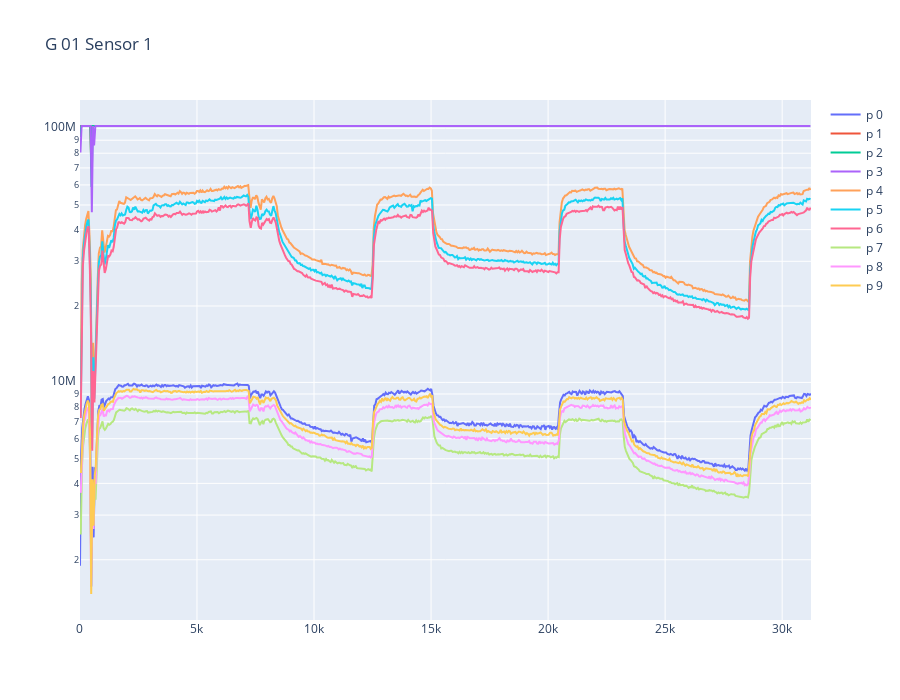

Source (notebook cell):
### Code cell
plot_sensor_it("G 01", s_01, 1)

### Figure 1 — Plotly figure (JSON) as saved in the notebook; plotly's stock layout.template omitted (floating-point values rounded to 4 significant figures; data arrays with more than 128 entries replaced by an {"elided": "..."} marker saying what was removed)
{"data": [{"mode": "lines", "name": "p 0", "type": "scatter", "x": {"elided": "642 int values"}, "y": {"elided": "642 float values"}}, {"mode": "lines", "name": "p 1", "type": "scatter", "x": {"elided": "641 int values"}, "y": {"elided": "641 int values"}}, {"mode": "lines", "name": "p 2", "type": "scatter", "x": {"elided": "641 int values"}, "y": {"elided": "641 int values"}}, {"mode": "lines", "name": "p 3", "type": "scatter", "x": {"elided": "641 int values"}, "y": {"elided": "641 int values"}}, {"mode": "lines", "name": "p 4", "type": "scatter", "x": {"elided": "641 int values"}, "y": {"elided": "641 float values"}}, {"mode": "lines", "name": "p 5", "type": "scatter", "x": {"elided": "641 int values"}, "y": {"elided": "641 float values"}}, {"mode": "lines", "name": "p 6", "type": "scatter", "x": {"elided": "641 int values"}, "y": {"elided": "641 float values"}}, {"mode": "lines", "name": "p 7", "type": "scatter", "x": {"elided": "640 int values"}, "y": {"elided": "640 float values"}}, {"mode": "lines", "name": "p 8", "type": "scatter", "x": {"elided": "641 int values"}, "y": {"elided": "641 float values"}}, {"mode": "lines", "name": "p 9", "type": "scatter", "x": {"elided": "641 int values"}, "y": {"elided": "641 float values"}}], "layout": {"height": 700, "title": {"text": "G 01 Sensor 1"}, "yaxis": {"type": "log"}}}
